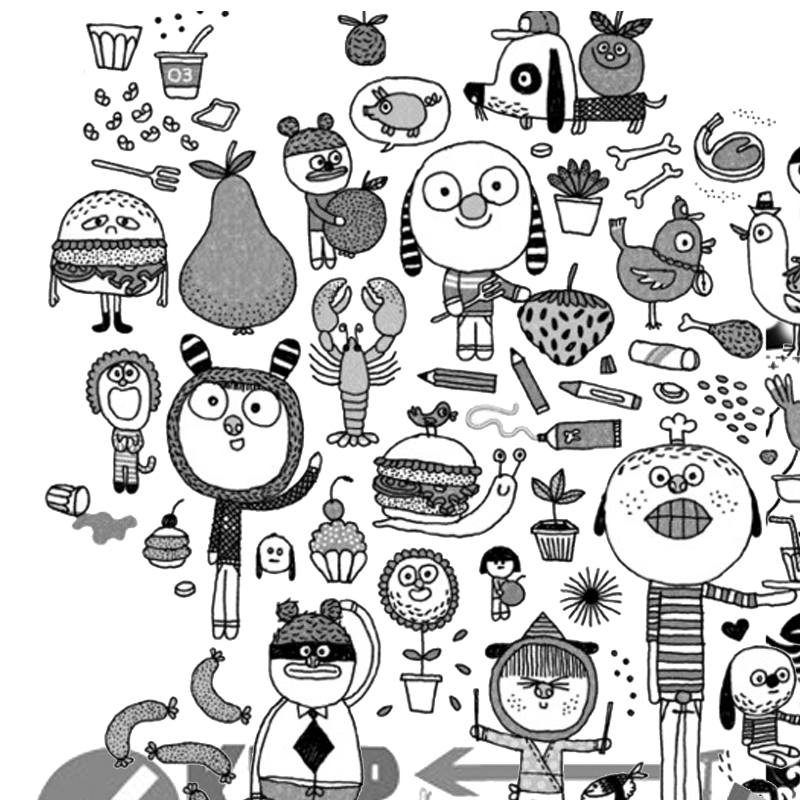
#> input picture src/milkshape/cli/resize/1_1.jpg, 800 x 800 px; its folder holds only this picture in this run
$ python resize.py
#> lines starting #> are read from the running program, lines starting #| are printed output that depends on the picture
#!/usr/bin/env python
# -*- coding: utf-8 -*-
from datetime import datetime
from site import addsitedir

import random
import sys
import Image
import os.path
import re

BASE_ROOT = os.path.abspath(os.path.dirname(__file__))

steps = [800, 400, 200, 100, 50, 25]

files_list = []
for root, dirs, files in os.walk(BASE_ROOT):
    for file in files:
        m = re.match(r"(?P<file_name>[A-Za-z0-9\-_]*)\."
                            + "(?P<extension>gif|jpg|png|tif)$", file) # ça rocks!-
        if m:
            files_list.append({'file_name': m.group('file_name'), \
                'extension': m.group('extension')})

if len(files_list) == 0:
    exit()

for file in files_list:
    im = Image.open(os.path.join(BASE_ROOT, file['file_name'] + '.' + file['extension']))
#> im is the input picture: PIL image 800x800 RGB; min 0, max 255, mean 202.5
    for step in steps:
        im.thumbnail((step, step))
        im.save(os.path.join(BASE_ROOT, file['file_name'] + '_' + str(step) + '.' + file['extension']))
#> this loop made 6 passes
#> pass 2, `im.save(os.path.join(BASE_ROOT, file['file_name'] + '_' + str(step) + ..`:
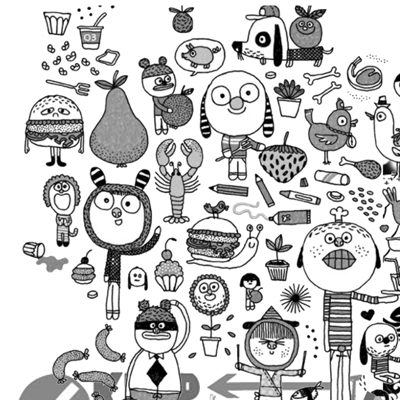
#> saved as 1_1_400.jpg: PIL image 400x400 RGB; min 0, max 255, mean 202.2
#> after the loop:
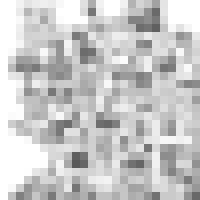
#> im: PIL image 25x25 RGB (shown 8 times larger); min 89, max 255, mean 200.3

$ run again, on src/milkshape/cli/resize/2_2.jpg
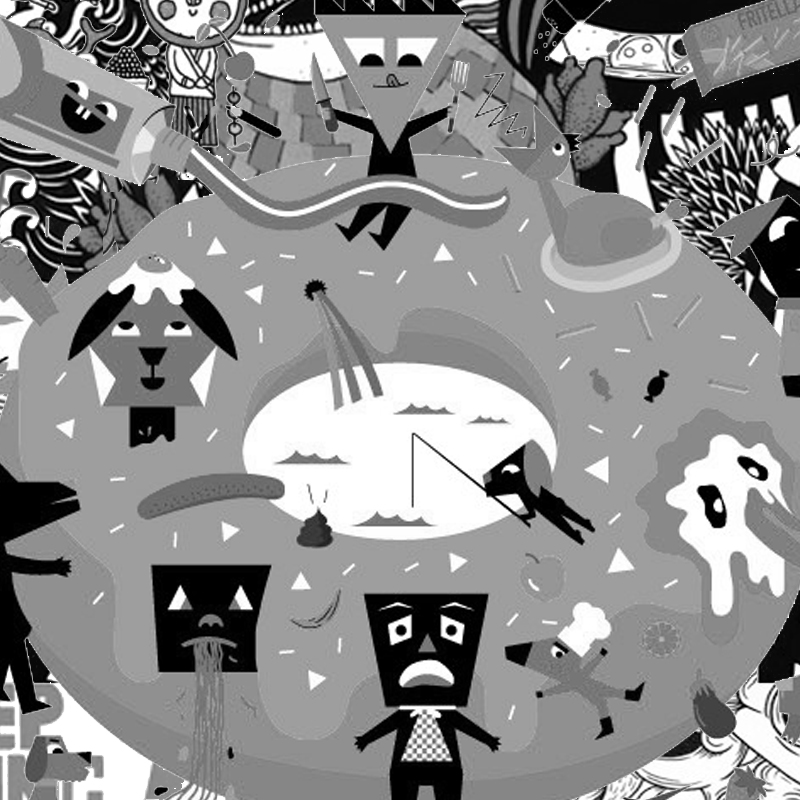
#> input picture src/milkshape/cli/resize/2_2.jpg, 800 x 800 px
#> im is the input picture: PIL image 800x800 RGB; min 0, max 255, mean 140.3
#> the loop `for step in steps:` made 6 passes
#> pass 2, `im.save(os.path.join(BASE_ROOT, file['file_name'] + '_' + str(step) + ..`:
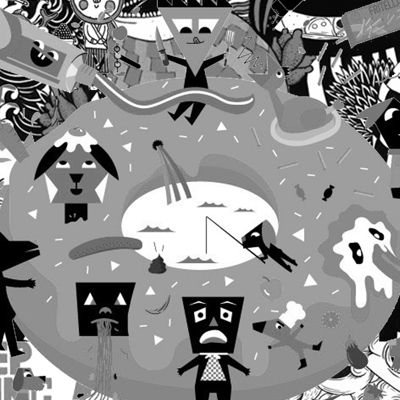
#> saved as 2_2_400.jpg: PIL image 400x400 RGB; min 0, max 255, mean 140.3
#> after the loop `for step in steps:`:
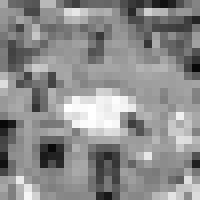
#> im: PIL image 25x25 RGB (shown 8 times larger); min 7, max 255, mean 140.4

$ run again, on src/milkshape/cli/resize/2_3.jpg
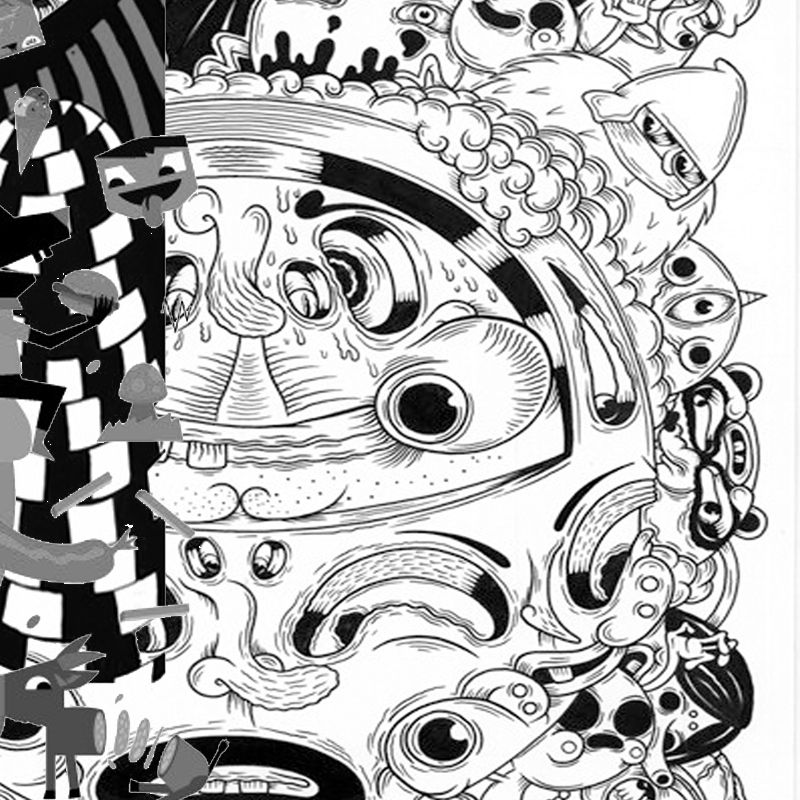
#> input picture src/milkshape/cli/resize/2_3.jpg, 800 x 800 px
#> im is the input picture: PIL image 800x800 RGB; min 0, max 255, mean 175.1
#> the loop `for step in steps:` made 6 passes
#> pass 2, `im.save(os.path.join(BASE_ROOT, file['file_name'] + '_' + str(step) + ..`:
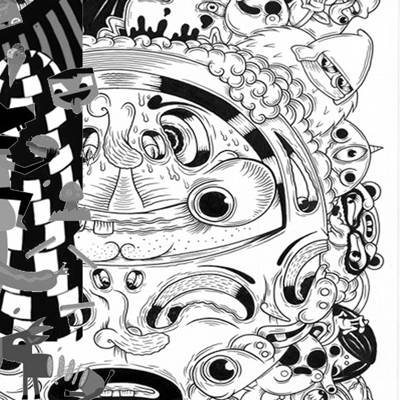
#> saved as 2_3_400.jpg: PIL image 400x400 RGB; min 0, max 255, mean 174.9
#> after the loop `for step in steps:`:
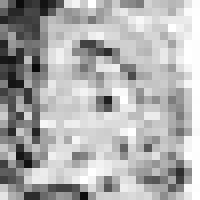
#> im: PIL image 25x25 RGB (shown 8 times larger); min 9, max 255, mean 174.4

$ run again, on src/milkshape/cli/resize/3_1.jpg
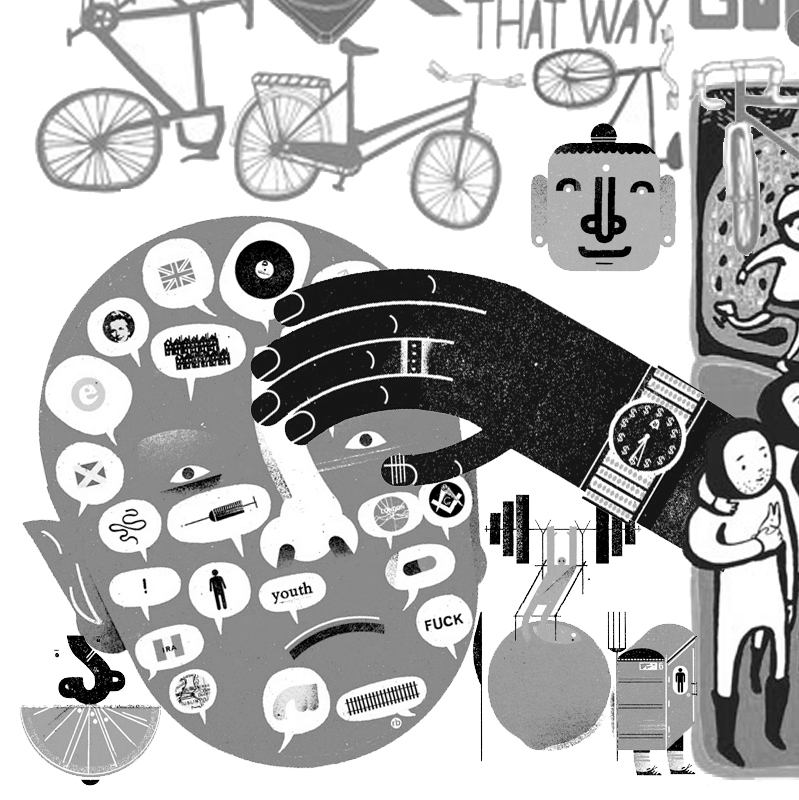
#> input picture src/milkshape/cli/resize/3_1.jpg, 799 x 800 px
#> im is the input picture: PIL image 799x800 RGB; min 0, max 255, mean 181.2
#> the loop `for step in steps:` made 6 passes
#> pass 2, `im.save(os.path.join(BASE_ROOT, file['file_name'] + '_' + str(step) + ..`:
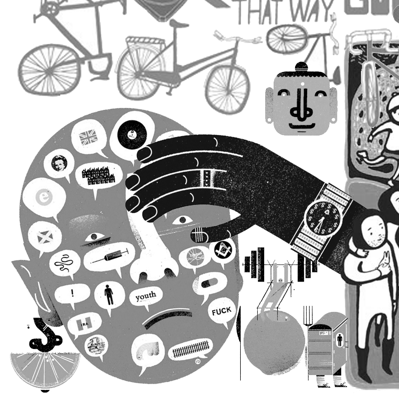
#> saved as 3_1_400.jpg: PIL image 399x400 RGB; min 0, max 255, mean 181.1
#> after the loop `for step in steps:`:
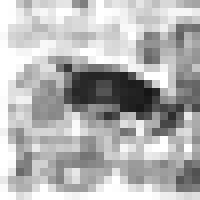
#> im: PIL image 25x25 RGB (shown 8 times larger); min 21, max 255, mean 179.9

$ run again, on src/milkshape/cli/resize/1_2.jpg
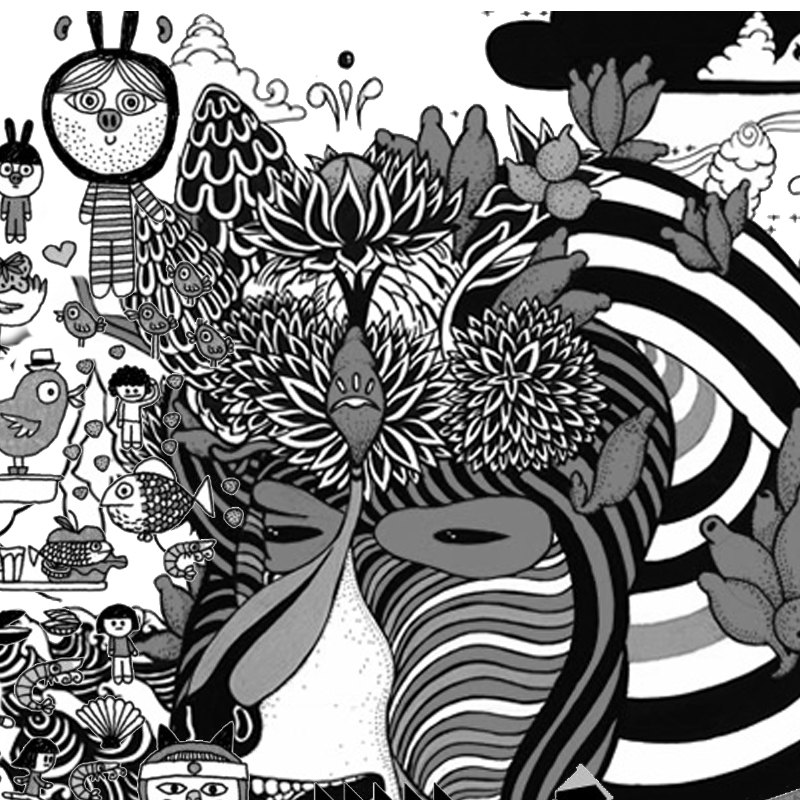
#> input picture src/milkshape/cli/resize/1_2.jpg, 800 x 800 px
#> im is the input picture: PIL image 800x800 RGB; min 0, max 255, mean 130.3
#> the loop `for step in steps:` made 6 passes
#> pass 2, `im.save(os.path.join(BASE_ROOT, file['file_name'] + '_' + str(step) + ..`:
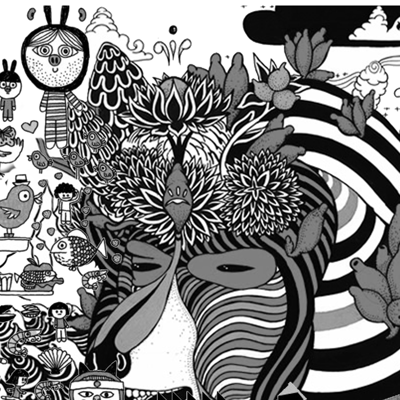
#> saved as 1_2_400.jpg: PIL image 400x400 RGB; min 0, max 255, mean 130.2
#> after the loop `for step in steps:`:
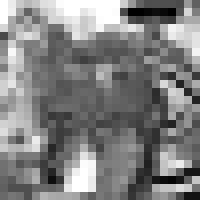
#> im: PIL image 25x25 RGB (shown 8 times larger); min 0, max 255, mean 129.2
